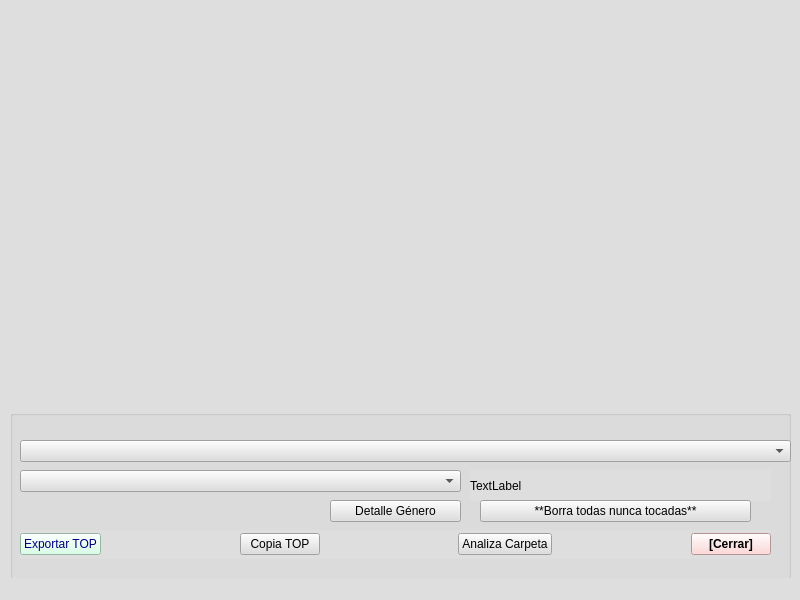
<?xml version="1.0" encoding="UTF-8"?>
<ui version="4.0">
 <class>Graficas</class>
 <widget class="QMainWindow" name="Graficas">
  <property name="geometry">
   <rect>
    <x>0</x>
    <y>0</y>
    <width>800</width>
    <height>600</height>
   </rect>
  </property>
  <property name="windowTitle">
   <string>Gráficas</string>
  </property>
  <property name="styleSheet">
   <string notr="true">background-color: rgb(222, 222, 222);</string>
  </property>
  <widget class="QWidget" name="centralwidget">
   <widget class="QCustomPlot" name="customPlot" native="true">
    <property name="geometry">
     <rect>
      <x>10</x>
      <y>10</y>
      <width>781</width>
      <height>401</height>
     </rect>
    </property>
    <property name="sizePolicy">
     <sizepolicy hsizetype="Expanding" vsizetype="Expanding">
      <horstretch>0</horstretch>
      <verstretch>0</verstretch>
     </sizepolicy>
    </property>
   </widget>
   <widget class="QGroupBox" name="groupBox_opciones">
    <property name="geometry">
     <rect>
      <x>10</x>
      <y>410</y>
      <width>781</width>
      <height>171</height>
     </rect>
    </property>
    <property name="sizePolicy">
     <sizepolicy hsizetype="Expanding" vsizetype="Expanding">
      <horstretch>0</horstretch>
      <verstretch>0</verstretch>
     </sizepolicy>
    </property>
    <property name="title">
     <string/>
    </property>
    <widget class="QComboBox" name="comboBox_graficas">
     <property name="geometry">
      <rect>
       <x>10</x>
       <y>30</y>
       <width>771</width>
       <height>22</height>
      </rect>
     </property>
    </widget>
    <widget class="QComboBox" name="comboBox_generos">
     <property name="geometry">
      <rect>
       <x>10</x>
       <y>60</y>
       <width>441</width>
       <height>22</height>
      </rect>
     </property>
    </widget>
    <widget class="QPushButton" name="pushButton_genero_sel">
     <property name="geometry">
      <rect>
       <x>320</x>
       <y>90</y>
       <width>131</width>
       <height>22</height>
      </rect>
     </property>
     <property name="text">
      <string>Detalle Género</string>
     </property>
    </widget>
    <widget class="QLabel" name="label_acumulador">
     <property name="geometry">
      <rect>
       <x>460</x>
       <y>60</y>
       <width>301</width>
       <height>31</height>
      </rect>
     </property>
     <property name="sizePolicy">
      <sizepolicy hsizetype="Expanding" vsizetype="Preferred">
       <horstretch>0</horstretch>
       <verstretch>0</verstretch>
      </sizepolicy>
     </property>
     <property name="text">
      <string>TextLabel</string>
     </property>
     <property name="wordWrap">
      <bool>true</bool>
     </property>
    </widget>
    <widget class="QWidget" name="verticalLayoutWidget">
     <property name="geometry">
      <rect>
       <x>10</x>
       <y>120</y>
       <width>751</width>
       <height>29</height>
      </rect>
     </property>
     <layout class="QHBoxLayout" name="horizontalLayout">
      <property name="spacing">
       <number>3</number>
      </property>
      <item>
       <widget class="QPushButton" name="pushButton_topx">
        <property name="toolTip">
         <string>Exportar top</string>
        </property>
        <property name="styleSheet">
         <string notr="true">background-color: rgb(208, 255, 227);
color: rgb(0, 0, 127);</string>
        </property>
        <property name="text">
         <string>Exportar TOP</string>
        </property>
       </widget>
      </item>
      <item>
       <spacer name="horizontalSpacer_2">
        <property name="orientation">
         <enum>Qt::Horizontal</enum>
        </property>
        <property name="sizeHint" stdset="0">
         <size>
          <width>40</width>
          <height>20</height>
         </size>
        </property>
       </spacer>
      </item>
      <item>
       <widget class="QPushButton" name="pushButton_copia_top_x">
        <property name="toolTip">
         <string>Copia Top</string>
        </property>
        <property name="text">
         <string>Copia TOP</string>
        </property>
       </widget>
      </item>
      <item>
       <spacer name="horizontalSpacer_3">
        <property name="orientation">
         <enum>Qt::Horizontal</enum>
        </property>
        <property name="sizeHint" stdset="0">
         <size>
          <width>40</width>
          <height>20</height>
         </size>
        </property>
       </spacer>
      </item>
      <item>
       <widget class="QPushButton" name="pushButton_baobab">
        <property name="toolTip">
         <string>Analiza Carpeta</string>
        </property>
        <property name="text">
         <string>Analiza Carpeta</string>
        </property>
       </widget>
      </item>
      <item>
       <spacer name="horizontalSpacer">
        <property name="orientation">
         <enum>Qt::Horizontal</enum>
        </property>
        <property name="sizeHint" stdset="0">
         <size>
          <width>40</width>
          <height>20</height>
         </size>
        </property>
       </spacer>
      </item>
      <item>
       <widget class="QPushButton" name="pushButton">
        <property name="font">
         <font>
          <pointsize>9</pointsize>
          <weight>75</weight>
          <bold>true</bold>
         </font>
        </property>
        <property name="styleSheet">
         <string notr="true">background-color: rgb(254, 206, 206);</string>
        </property>
        <property name="text">
         <string>[Cerrar]</string>
        </property>
       </widget>
      </item>
     </layout>
    </widget>
    <widget class="QPushButton" name="pushButton_borra_todo">
     <property name="geometry">
      <rect>
       <x>470</x>
       <y>90</y>
       <width>271</width>
       <height>22</height>
      </rect>
     </property>
     <property name="text">
      <string>**Borra todas nunca tocadas**</string>
     </property>
    </widget>
   </widget>
  </widget>
  <widget class="QStatusBar" name="statusbar"/>
 </widget>
 <customwidgets>
  <customwidget>
   <class>QCustomPlot</class>
   <extends>QWidget</extends>
   <header>qcustomplot.h</header>
   <container>1</container>
  </customwidget>
 </customwidgets>
 <resources/>
 <connections/>
</ui>
